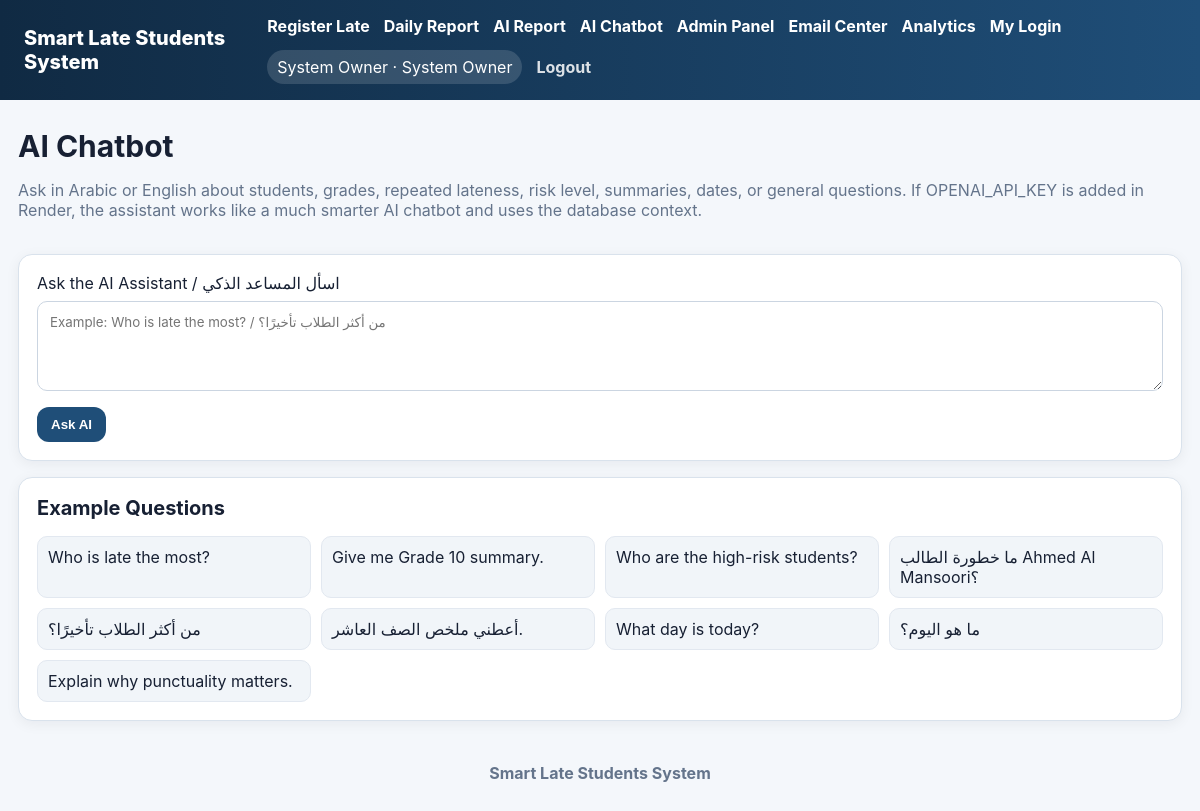
Screenshot of /chatbot (signed in) with the database file from the repository.
### tables this page shows
CREATE TABLE system_settings (
            key TEXT PRIMARY KEY,
            value TEXT
        );

CREATE TABLE users (
            id INTEGER PRIMARY KEY AUTOINCREMENT,
            username TEXT NOT NULL UNIQUE,
            password_hash TEXT NOT NULL,
            full_name TEXT NOT NULL,
            role TEXT NOT NULL CHECK(role IN ('system_owner','admin','user')),
            active INTEGER NOT NULL DEFAULT 1,
            created_at TEXT NOT NULL
        );

### app.py (the view)
@app.route('/chatbot', methods=['GET', 'POST'])
@login_required
def chatbot():
    answer = None
    question = ''
    if request.method == 'POST':
        question = request.form.get('question', '')
        answer = chatbot_answer(question)
    return render_template('chatbot.html', question=question, answer=answer)

### app.py (called while the page is built)
def get_conn():
    if USE_POSTGRES:
        return PostgresConnection(DATABASE_URL)
    conn = sqlite3.connect(DB_PATH)
    conn.row_factory = sqlite3.Row
    return conn

def get_setting(key, default=""):
    with get_conn() as conn:
        row = conn.execute("SELECT value FROM system_settings WHERE key=?", (key,)).fetchone()
    return row["value"] if row and row["value"] is not None else default

def get_footer_settings():
    return {
        "owner_name": get_setting("footer_owner_name", ""),
        "owner_section": get_setting("footer_owner_section", ""),
        "extra": get_setting("footer_extra", "Smart Late Students System"),
    }

def is_admin_like(user):
    return bool(user and user["role"] in ("admin", "system_owner"))

def current_user():
    uid = session.get("user_id")
    if not uid:
        return None
    with get_conn() as conn:
        return conn.execute("SELECT * FROM users WHERE id=? AND active=1", (uid,)).fetchone()

def login_required(fn):
    @wraps(fn)
    def wrapper(*args, **kwargs):
        if not current_user():
            return redirect(url_for("login"))
        return fn(*args, **kwargs)
    return wrapper

@app.context_processor
def inject_user():
    return {"app_title": APP_TITLE, "me": current_user(), "footer_settings": get_footer_settings(), "is_admin_like": is_admin_like, "is_system_owner": is_system_owner}

### templates/chatbot.html (shortened to what this page needs)
{% extends 'base.html' %}
{% block content %}
<div class="page-head">
  <div>
    <h1>AI Chatbot</h1>
    <p class="muted">Ask in Arabic or English about students, grades, repeated lateness, risk level, summaries, dates, or general questions. If OPENAI_API_KEY is added in Render, the assistant works like a much smarter AI chatbot and uses the database context.</p>
  </div>
</div>
<div class="card chatbot-card">
  <form method="post" class="chat-form">
    <label>Ask the AI Assistant / اسأل المساعد الذكي</label>
    <textarea name="question" rows="4" placeholder="Example: Who is late the most? / من أكثر الطلاب تأخيرًا؟">{{ question }}</textarea>
    <button class="button" type="submit">Ask AI</button>
  </form>
</div>
<div class="card examples">
  <h2>Example Questions</h2>
  <div class="example-grid">
    <span>Who is late the most?</span>
    <span>Give me Grade 10 summary.</span>
    <span>Who are the high-risk students?</span>
    <span>ما خطورة الطالب Ahmed Al Mansoori؟</span>
    <span>من أكثر الطلاب تأخيرًا؟</span>
    <span>أعطني ملخص الصف العاشر.</span>
    <span>What day is today?</span>
    <span>ما هو اليوم؟</span>
    <span>Explain why punctuality matters.</span>
  </div>
</div>
{% endblock %}

### templates/base.html (shortened to what this page needs)
<!doctype html>
<html lang="en" dir="ltr">
<head>
  <link rel="stylesheet" href="{{ url_for('static', filename='style.css') }}">
</head>
<body>
  <nav class="topbar">
    <div class="brand">{{ app_title }}</div>
    {% if me %}
    <div class="navlinks">
      <a href="{{ url_for('dashboard') }}">Register Late</a>
      <a href="{{ url_for('report') }}">Daily Report</a>
      <a href="{{ url_for('ai_report') }}">AI Report</a>
      <a href="{{ url_for('chatbot') }}">AI Chatbot</a>
      {% if is_admin_like(me) %}
        <a href="{{ url_for('admin_home') }}">Admin Panel</a>
        <a href="{{ url_for('admin_email') }}">Email Center</a>
        <a href="{{ url_for('admin_analytics') }}">Analytics</a>
      {% endif %}
      <a href="{{ url_for('account_settings') }}">My Login</a>
      <span class="userpill">{{ me.full_name }} · {{ me.role|replace('_',' ')|title }}</span>
      <a class="logout" href="{{ url_for('logout') }}">Logout</a>
    </div>
    {% endif %}
  </nav>
  <main class="container">
    {% block content %}{% endblock %}
  </main>
  <footer class="site-footer">
    <div>{{ footer_settings.extra or 'Smart Late Students System' }}</div>
  </footer>
</body>
</html>

### static/style.css (style rules this page uses)
:root { --bg:#f4f7fb;--card:#fff;--ink:#172033;--muted:#667085;--blue:#1f4e78;--green:#12805c;--red:#c0392b;--yellow:#fff2cc;--danger:#ffe4e1;--line:#dde5ef }
* { box-sizing:border-box }
body { margin:0;background:var(--bg);font-family:Inter,Arial,sans-serif;color:var(--ink) }
.topbar { background:linear-gradient(90deg,#102a43,#1f4e78);color:#fff;padding:16px 24px;display:flex;justify-content:space-between;align-items:center;gap:18px }
.brand { font-size:20px;font-weight:800 }
.navlinks { display:flex;gap:14px;align-items:center;flex-wrap:wrap }
.navlinks a { color:#fff;text-decoration:none;font-weight:700 }
.logout { opacity:.85 }
.userpill { background:rgba(255,255,255,.14);padding:7px 10px;border-radius:999px }
.container { max-width:1200px;margin:28px auto;padding:0 18px }
.page-head { display:flex;justify-content:space-between;gap:20px;align-items:center;margin-bottom:18px }
h1 { margin:0 0 6px;font-size:30px }
h2 { margin:0 0 16px;font-size:20px }
.muted { color:var(--muted) }
button,.button { border:0;border-radius:12px;padding:10px 14px;font-weight:800;cursor:pointer;text-decoration:none;display:inline-block }
.primary,.button { background:var(--blue);color:#fff }
.card { background: #ffffff; border: 1px solid #d9e2ec; border-radius: 14px; padding: 18px; margin: 16px 0; box-shadow: 0 3px 14px rgba(15, 23, 42, 0.06); }
.ai-summary h2, .chat-answer h2, .examples h2 { margin-top: 0; }
.chat-form textarea { width: 100%; margin: 8px 0 12px; padding: 12px; border: 1px solid #cbd5e1; border-radius: 10px; font-family: inherit; resize: vertical; }
.example-grid { display: grid; grid-template-columns: repeat(auto-fit, minmax(230px, 1fr)); gap: 10px; }
.example-grid span { background: #f1f5f9; border: 1px solid #e2e8f0; border-radius: 10px; padding: 10px; }
a, button, .primary, .danger { transition: all 0.18s ease-in-out; }
.panel, .card, .export-card { transition: all 0.2s ease-in-out; }
.muted { color: #64748b; }
.site-footer { max-width:1200px;margin:20px auto 30px;padding:14px 18px;text-align:center;color:#64748b;font-weight:700 }

### rows the page displays
system_settings: value "Smart Late Students System"
users: full_name "System Owner", role "System Owner"
